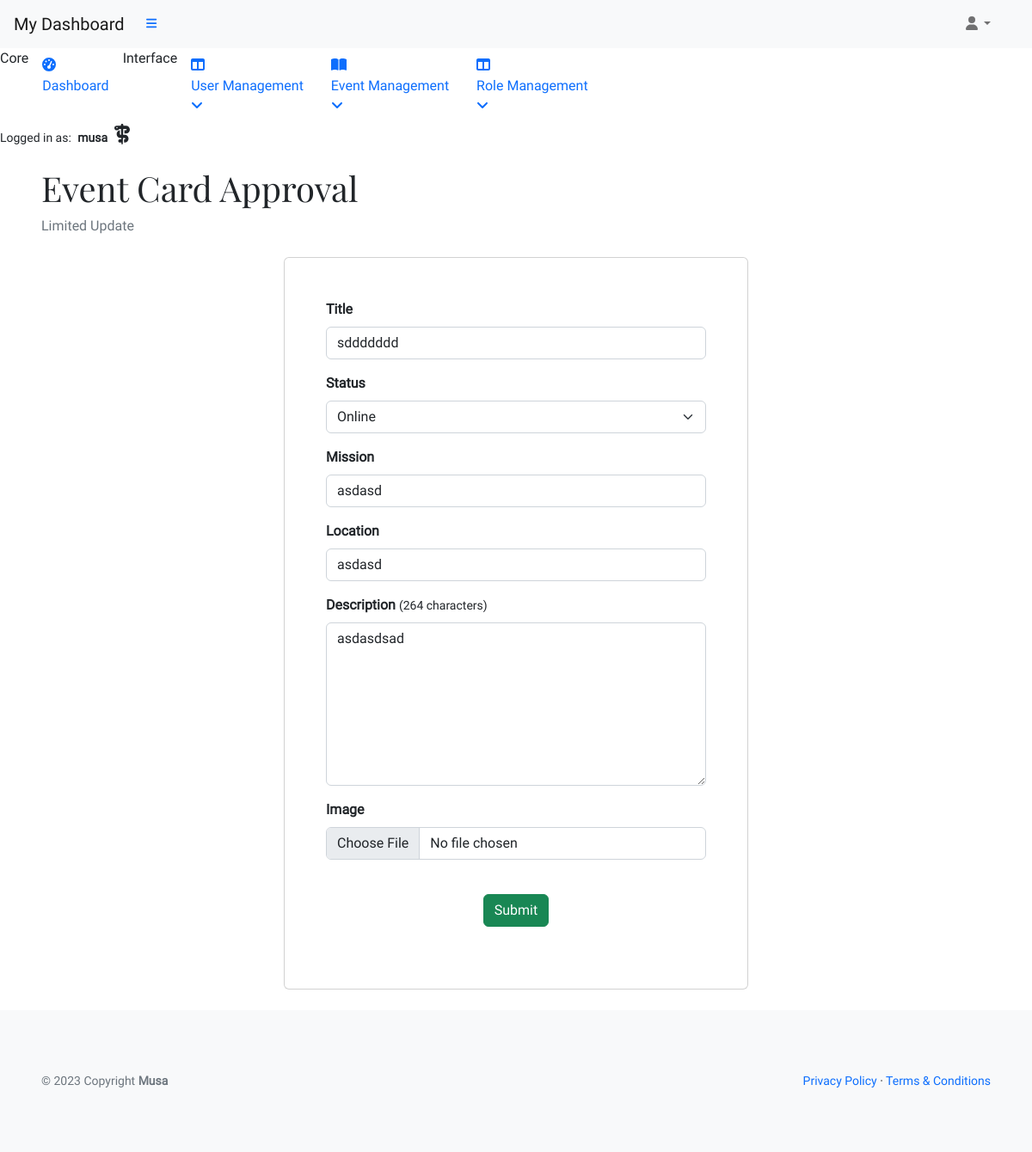
Page /office/approval/sddddddd/ (signed in) on the committed database.
### musa/models.py (models this page shows, shortened)
class UserProfile(AbstractUser):
    verified = models.BooleanField(default=False)
    role = models.IntegerField(choices=ROLES, default=0)
    user_card = models.ManyToManyField(
        'vote_management.VoteCard',
        through='vote_management.VoteRecord', related_name='user_cards')
    class Meta:
        ordering = ['username']

### vote_management/models.py (models this page shows, shortened)
class VoteCard(models.Model):
    title = models.CharField(max_length=33, unique=True)
    slug = models.SlugField(max_length=200, unique=True)
    author = models.ForeignKey(
        'musa.UserProfile', on_delete=models.CASCADE,
        related_name="card_author")
    category = models.ForeignKey(
        Category, on_delete=models.CASCADE, related_name="categories")
    mission = models.CharField(max_length=33)
    location = models.CharField(max_length=33)
    description = models.TextField(max_length=258)
    expire = models.DateField()
    event_image = CloudinaryField('image',
                                  default='placeholder')
    vote_record = models.ManyToManyField('musa.UserProfile',
                                         through='VoteRecord',
                                         related_name='user_votes', blank=True)
    candidates = models.ManyToManyField('ElectedPerson',
                                        related_name='vote_cards',
                                        blank=True)
    status = models.IntegerField(choices=STATUS, default=0)
    excerpt = models.TextField(blank=True)
    type = models.IntegerField(choices=CARD_TYPE, default=0)
    created_on = models.DateField(auto_now_add=True)
    class Meta:
        ordering = ['-created_on']

### vote_management/views.py (the view, shortened to what this page needs)
# urls.py: path('office/approval/<slug:slug>/', EventApprovalDetailView.as_view(),
class EventApprovalDetailView(AdminVoteCardDetailView):
    template_name = 'backend/admin-dashboard/approval.html'

### admin_profile/views.py (called while the page is built)
    def test_func(self):
        user_profile = self.request.user
        return user_profile and user_profile.role == 2

### vote_management/views.py (called while the page is built)
    def get(self, request, slug, *args, **kwargs):
        context = self.get_context_data(slug)
        return render(request, self.template_name, context)

    def get_context_data(self, slug):
        queryset = VoteCard.objects.order_by('-created_on')
        event = get_object_or_404(queryset, slug=slug)
        status = STATUS
        candidates = event.candidates.all()
        return {
            "event": event,
            "candidates": candidates,
            "status": status,
            "user_authenticated": self.request.user.is_authenticated
        }

### templates/backend/admin-dashboard/approval.html (shortened to what this page needs)
{% extends "backend/admin-dashboard/base.html" %}
{% load i18n %}
{% block content%}
<div id="layoutSidenav_content">
    <main>
        <div class="container-fluid px-5">
            <h1 class="mt-4">Event Card Approval</h1>
            <ol class="breadcrumb mb-4">
                <li class="breadcrumb-item active">Limited Update</li>
            </ol>
            {% if request.user.role == 0 %}
            <div class="alert alert-warning text-center" role="alert">
                In order to update a Voting Event you need to be an admin.
            </div>
            {% elif request.user.role == 2 %}
            <div class="row d-flex justify-content-center align-items-center">
                <div class="col-xl-6 col-md-12 d-inline-block">
                    <form method="POST" class="card p-5" enctype="multipart/form-data">
                        <div class="mb-3">
                            <label for="title" class="form-label"><strong>Title</strong></label>
                            <input type="text" name="title" class="form-control" id="title" value="{{ event.title }}"
                                required>
                        </div>
                        <div class="mb-3">
                            <label for="status" class="form-label"><strong>Status</strong></label>
                            <select id="status" name="status" class="form-select" aria-label="Default select example">
                                <option value="{{ event.status }}" selected> {{ event.get_status_display }}</option>
                            </select>
                        </div>
                        <div class="mb-3">
                            <label for="mission" class="form-label"><strong>Mission</strong></label>
                            <input type="text" name="mission" class="form-control" id="mission"
                                value="{{ event.mission }}" required>
                        </div>
                        <div class="mb-3">
                            <label for="location" class="form-label"><strong>Location</strong></label>
                            <input type="text" name="location" class="form-control" id="location"
                                value="{{ event.location }}" required>
                        </div>
                        <div class="mb-3">
                            <label for="description" class="form-label">
                                <strong>Description</strong>
                                <small>(264 characters)</small>
                            </label>
                            <textarea name="description" class="form-control" id="description" maxlength="264" rows="4"
                                required>{{ event.description}}</textarea>
                        </div>
                        <div class="mb-3">
                            <label for="event_image" class="form-label"><strong>Image</strong></label>
                            <input type="file" name="event_image" id="event_image" class="form-control">
                        </div>
                        <div class="row my-4 text-center">
                            <div class="col-12 d-inline-block">
                                <button type="submit" class="btn btn-success">Submit</button>
                            </div>
                        </div>
                    </form>
                </div>
            </div>
            {% endif %}
        </div>
    </main>
</div>
{% endblock %}

### templates/backend/admin-dashboard/base.html (shortened to what this page needs)
{% load static %}
{% now "Y-m-d" as current_date %}
{% now "Y" as copyright %}
<!DOCTYPE html>
<html lang="en">
<head>
    <link href="https://cdn.jsdelivr.net/npm/simple-datatables@7.1.2/dist/style.min.css" rel="stylesheet" />
    <link href="{% static 'admin/css/styles.css' %}" rel="stylesheet" />
    <link rel="stylesheet" href="{% static 'custom/css/style.css' %}">
</head>
<body class="sb-nav-fixed">
    <nav class="sb-topnav navbar navbar-expand navbar-light bg-light">
        <a class="navbar-brand ps-3" href="{% url 'admin_dashboard' %}">My Dashboard</a>
        <button class="btn btn-link btn-sm order-1 order-lg-0 me-4 me-lg-0" id="sidebarToggle" href="#!"><i
                class="fas fa-bars"></i></button>
        <div class="d-md-inline-block form-inline ms-auto me-0 me-md-3 my-2 my-md-0">
            <ul class="navbar-nav ms-auto ms-md-0 me-3 me-lg-4">
                <li class="nav-item dropdown">
                    <a class="nav-link dropdown-toggle" id="navbarDropdown" href="#" role="button"
                        data-bs-toggle="dropdown" aria-expanded="false"><i class="fas fa-user fa-fw"></i></a>
                </li>
            </ul>
        </div>
    </nav>
    <div id="layoutSidenav">
        <div id="layoutSidenav_nav">
            <nav class="sb-sidenav accordion sb-sidenav-light" id="sidenavAccordion">
                <div class="sb-sidenav-menu">
                    <div class="nav">
                        <div class="sb-sidenav-menu-heading">Core</div>
                        <a class="nav-link" href="{% url 'admin_dashboard' %}">
                            <div class="sb-nav-link-icon"><i class="fas fa-tachometer-alt"></i></div>
                            Dashboard
                        </a>
                        <div class="sb-sidenav-menu-heading">Interface</div>
                        <a class="nav-link collapsed" href="#" data-bs-toggle="collapse"
                            data-bs-target="#collapseLayouts" aria-expanded="false" aria-controls="collapseLayouts">
                            <div class="sb-nav-link-icon"><i class="fas fa-columns"></i></div>
                            User Management
                            <div class="sb-sidenav-collapse-arrow"><i class="fas fa-angle-down"></i></div>
                        </a>
                        <a class="nav-link collapsed" href="#" data-bs-toggle="collapse" data-bs-target="#collapsePages"
                            aria-expanded="false" aria-controls="collapsePages">
                            <div class="sb-nav-link-icon"><i class="fas fa-book-open"></i></div>
                            Event Management
                            <div class="sb-sidenav-collapse-arrow"><i class="fas fa-angle-down"></i></div>
                        </a>
                        <a class="nav-link collapsed" href="#" data-bs-toggle="collapse" data-bs-target="#collapseRoles"
                            aria-expanded="false" aria-controls="collapseRoles">
                            <div class="sb-nav-link-icon"><i class="fas fa-columns"></i></div>
                            Role Management
                            <div class="sb-sidenav-collapse-arrow"><i class="fas fa-angle-down"></i></div>
                        </a>
                    </div>
                </div>
                <div class="sb-sidenav-footer">
                    <div class="small">Logged in as:
                        <span class="px-1"><strong>{{ request.user.username }}
                                {% if request.user.role == 2 %}
                                <i class="fa-solid fa-staff-snake px-1 fs-4 text"></i>
                                {% endif %}
                            </strong>
                        </span>
                    </div>
                </div>
            </nav>
        </div>
        {% block content %}
        {% endblock content %}
    </div>
    <footer class="py-4 bg-light mt-4">
        <div class="container-fluid p-5">
            <div class="d-flex align-items-center justify-content-between small">
                <div class="text-muted">        © {{ copyright }} Copyright
                    <a class="text-reset fw-bold" href="https://github.com/plexoio/musa">Musa</a></div>
                <div>
                    <a href="{% url 'policy_page' %}" target="_blank">Privacy Policy</a>
                    &middot;
                    <a href="{% url 'terms_page' %}" target="_blank">Terms &amp; Conditions</a>
                </div>
            </div>
        </div>
    </footer>
</body>
</html>

### static/custom/css/style.css (style rules this page uses)
* { font-family: 'Roboto', Fairplay, sans-serif; }
h1 { font-family: 'Fairplay', Roboto, sans-serif; }
a { text-decoration: none; }
#description { min-height: 190px; text-align: justify; }
input { border: none; }

### rows in the picture
UserProfile: user.username "musa"
VoteCard: title "sddddddd", status "Online", mission "asdasd", location "asdasd", description "asdasdsad"

### other values in the picture
{{ copyright }} "2023"
